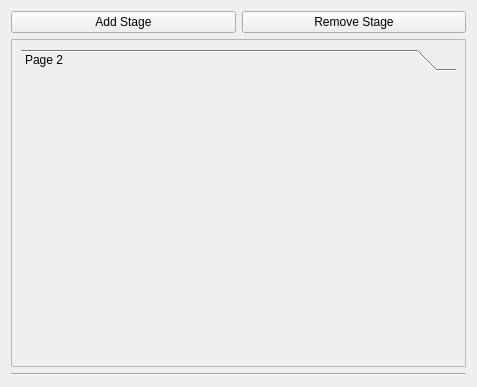
<?xml version="1.0" encoding="UTF-8"?>
<ui version="4.0">
 <class>editor_Stages</class>
 <widget class="QWidget" name="editor_Stages">
  <property name="geometry">
   <rect>
    <x>0</x>
    <y>0</y>
    <width>477</width>
    <height>387</height>
   </rect>
  </property>
  <property name="sizePolicy">
   <sizepolicy hsizetype="Preferred" vsizetype="Expanding">
    <horstretch>0</horstretch>
    <verstretch>0</verstretch>
   </sizepolicy>
  </property>
  <property name="windowTitle">
   <string>Form</string>
  </property>
  <layout class="QVBoxLayout" name="verticalLayout">
   <item>
    <layout class="QHBoxLayout" name="ButtonLayout">
     <item>
      <widget class="QPushButton" name="AddStageButton">
       <property name="text">
        <string>Add Stage</string>
       </property>
      </widget>
     </item>
     <item>
      <widget class="QPushButton" name="RemoveStageButton">
       <property name="text">
        <string>Remove Stage</string>
       </property>
      </widget>
     </item>
    </layout>
   </item>
   <item>
    <widget class="QScrollArea" name="stagesScrollArea">
     <property name="widgetResizable">
      <bool>true</bool>
     </property>
     <widget class="QWidget" name="scrollAreaWidgetContents">
      <property name="geometry">
       <rect>
        <x>0</x>
        <y>0</y>
        <width>459</width>
        <height>300</height>
       </rect>
      </property>
      <layout class="QVBoxLayout" name="scrollContentLayout">
       <item>
        <widget class="QToolBox" name="toolBox">
         <property name="sizePolicy">
          <sizepolicy hsizetype="Preferred" vsizetype="Preferred">
           <horstretch>0</horstretch>
           <verstretch>0</verstretch>
          </sizepolicy>
         </property>
         <property name="currentIndex">
          <number>0</number>
         </property>
         <widget class="QWidget" name="RootPage">
          <property name="geometry">
           <rect>
            <x>0</x>
            <y>0</y>
            <width>459</width>
            <height>300</height>
           </rect>
          </property>
          <attribute name="label">
           <string>Page 2</string>
          </attribute>
         </widget>
        </widget>
       </item>
      </layout>
     </widget>
    </widget>
   </item>
   <item>
    <widget class="Line" name="line">
     <property name="orientation">
      <enum>Qt::Orientation::Horizontal</enum>
     </property>
    </widget>
   </item>
  </layout>
 </widget>
 <resources/>
 <connections/>
</ui>
